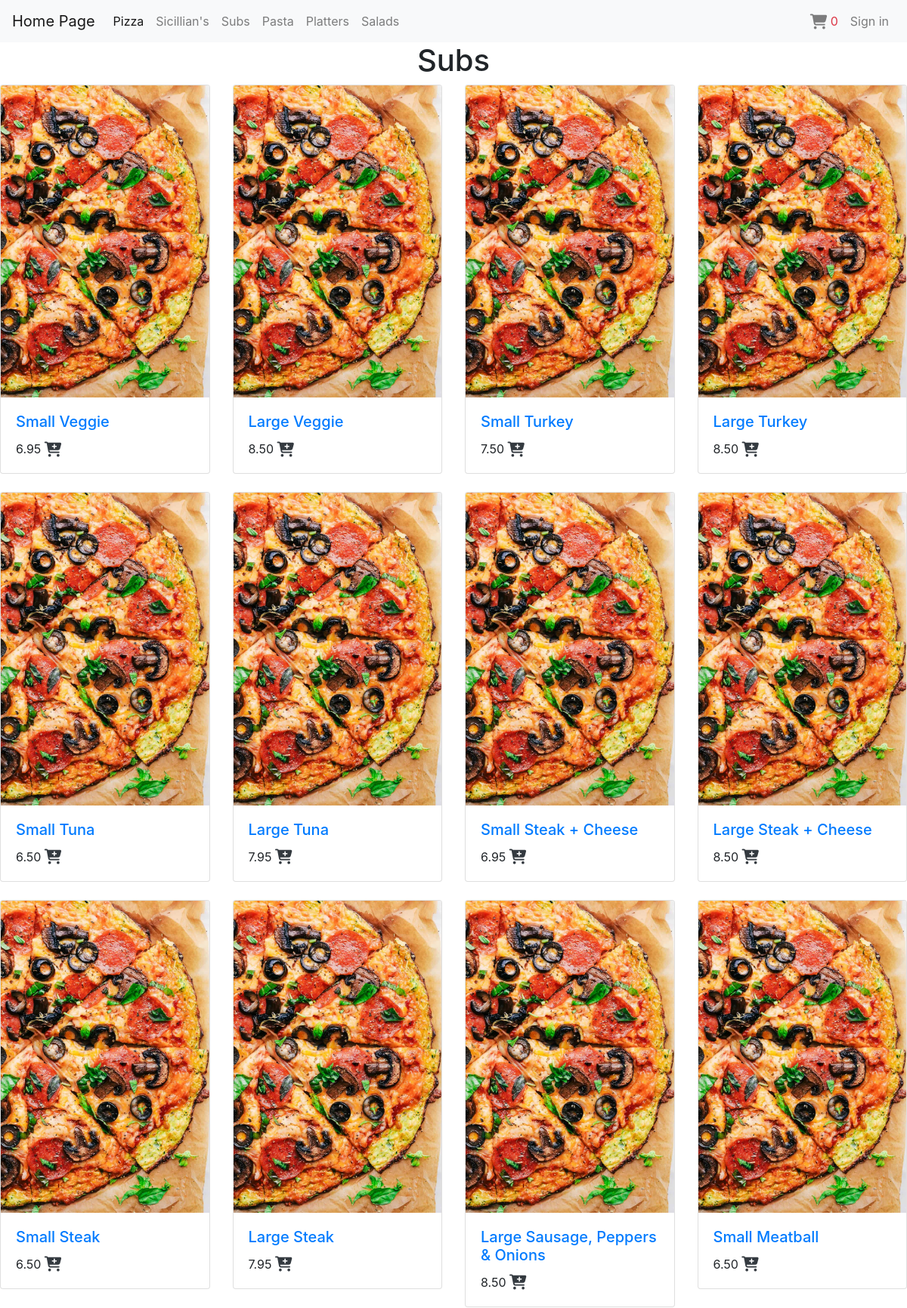
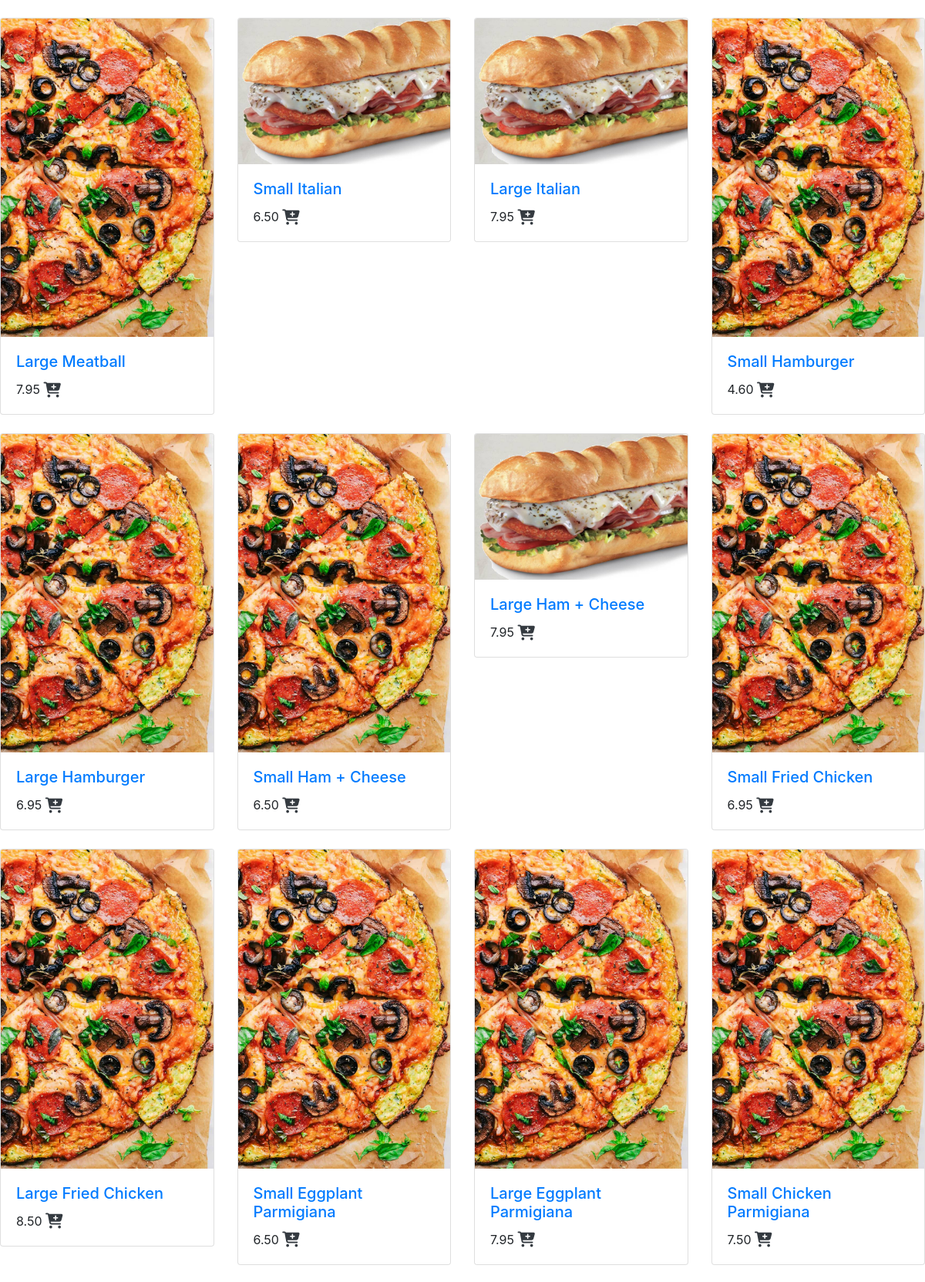
/food_type/3/ (upper part), run on the app's committed database (2 pictures, top to bottom).
### orders/models.py (models this page shows, shortened)
class Food_type(models.Model):
    name = models.CharField(max_length=15)
    picture = models.ImageField(
        upload_to='foods/', default='foods/default.jpg')

class Food(models.Model):
    name = models.CharField(max_length=30)
    size = models.CharField(max_length=5, choices=fSize)
    food_type = models.ForeignKey(
        Food_type, null=True, blank=True, on_delete=models.SET_NULL)
    topping_count = models.PositiveIntegerField(default=0)
    accepts_extra = models.BooleanField(default=False)
    price = models.DecimalField(decimal_places=2, max_digits=10)
    picture = models.ImageField(upload_to='foods/', default='default.gif')
    class Meta:
        ordering = ['-name']

### orders/views.py (the view)
# urls.py: path("food_type/<int:id>/", views.food_types, name="courses"),
def food_types(request, id=None):
    ftypes = get_object_or_404(Food_type, id=id)
    context = {
        "food_types": ftypes,
        'foods': Food.objects.filter(food_type=ftypes),
        'toppings': Topping.objects.all(),
    }
    return render(request, 'orders/courses.html', context)

### orders/templates/orders/courses.html (shortened to what this page needs)
{% extends "base.html" %}
{% block content %}
<h1 class='text-center'>{{food_types.name}}</h1>
<div class="row row-cols-1 row-cols-md-3  row-cols-lg-4 ">
{% for t in foods%}
  <div class="col mb-4">
    <div class="card">
      <a href='{% url "foods" t.id %}'><img src="{{t.picture.url}}" class="card-img-top" alt="{{t.name}}"></a>
      <div class="card-body">
        <a href='{% url "foods" t.id %}'> <h5 class="card-title">{{t.size|capfirst}} {{t.name}}</h5></a>
        <p class="card-text">{{t.price}} <a href='#'><i class="fas fa-cart-plus text-dark fa-lg"
          data-id='{{t.id}}' data-toppings='{{t.topping_count}}' data-price='{{t.price}}' data-extra='{{t.accepts_extra|lower}}'
          data-name='{{t.name}}' data-size='{{t.size}}' onclick='addMeToBasket(this,"b")'></i></a></p>
      </div>
    </div>
  </div>
{% endfor%}
</div>
{% endblock %}

### data on the page
Food_type: name "Subs"
Food: picture (placeholder picture), size "Small", name "Veggie", price "6.95", topping_count 0 (drawn)
Food: picture (placeholder picture), size "Large", name "Veggie", price "8.50", topping_count 0 (drawn)
Food: picture (placeholder picture), size "Small", name "Turkey", price "7.50", topping_count 0 (drawn)
Food: picture (placeholder picture), size "Large", name "Turkey", price "8.50", topping_count 0 (drawn)
Food: picture (placeholder picture), size "Small", name "Tuna", price "6.50", topping_count 0 (drawn)
Food: picture (placeholder picture), size "Large", name "Tuna", price "7.95", topping_count 0 (drawn)
Food: picture (placeholder picture), size "Small", name "Steak + Cheese", price "6.95", topping_count 0 (drawn)
Food: picture (placeholder picture), size "Large", name "Steak + Cheese", price "8.50", topping_count 0 (drawn)
Food: picture (placeholder picture), size "Small", name "Steak", price "6.50", topping_count 0 (drawn)
Food: picture (placeholder picture), size "Large", name "Steak", price "7.95", topping_count 0 (drawn)
Food: picture (placeholder picture), size "Large", name "Sausage, Peppers & Onions", price "8.50", topping_count 0 (drawn)
Food: picture (placeholder picture), size "Small", name "Meatball", price "6.50", topping_count 0 (drawn)
Food: picture (placeholder picture), size "Large", name "Meatball", price "7.95", topping_count 0 (drawn)
Food: picture (picture), size "Small", name "Italian", price "6.50", topping_count 0 (drawn)
Food: picture (picture), size "Large", name "Italian", price "7.95", topping_count 0 (drawn)
Food: picture (placeholder picture), size "Small", name "Hamburger", price "4.60", topping_count 0 (drawn)
Food: picture (placeholder picture), size "Large", name "Hamburger", price "6.95", topping_count 0 (drawn)
Food: picture (placeholder picture), size "Small", name "Ham + Cheese", price "6.50", topping_count 0 (drawn)
Food: picture (picture), size "Large", name "Ham + Cheese", price "7.95", topping_count 0 (drawn)
Food: picture (placeholder picture), size "Small", name "Fried Chicken", price "6.95", topping_count 0 (drawn)
Food: picture (placeholder picture), size "Large", name "Fried Chicken", price "8.50", topping_count 0 (drawn)
Food: picture (placeholder picture), size "Small", name "Eggplant Parmigiana", price "6.50", topping_count 0 (drawn)
Food: picture (placeholder picture), size "Large", name "Eggplant Parmigiana", price "7.95", topping_count 0 (drawn)
Food: picture (placeholder picture), size "Small", name "Chicken Parmigiana", price "7.50", topping_count 0 (drawn)
